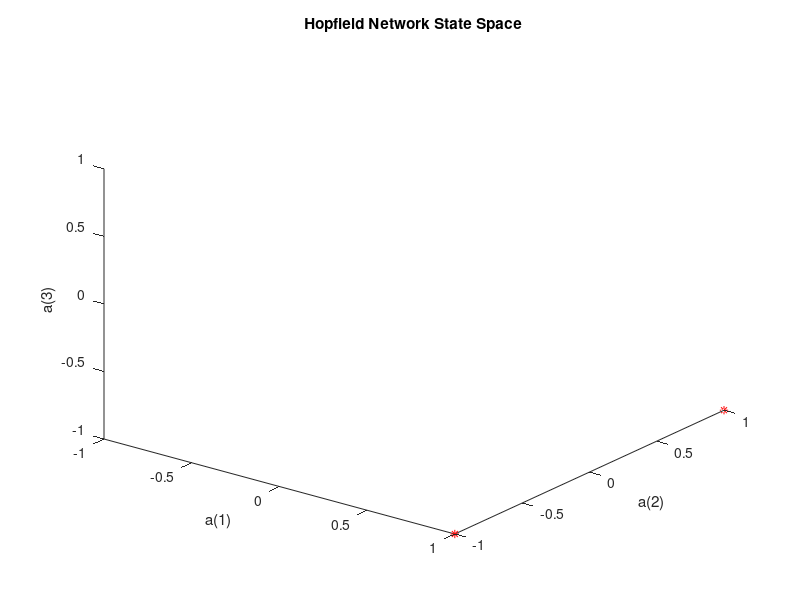

MATLAB code to generate this figure: (Note: this script raises an error after producing the figure.)
%% Hopfield Three Neuron Design
% A Hopfield network is designed with target stable points. The behavior of the
% Hopfield network for different initial conditions is studied.
% 
% Copyright 1992-2014 The MathWorks, Inc.

%%
% We would like to obtain a Hopfield network that has the two stable points
% defined by the two target (column) vectors in T.
 T = [+1 +1; ...
      -1 +1; ...
      -1 -1];

%%
% Here is a plot where the stable points are shown at the corners.  All possible
% states of the 2-neuron Hopfield network are contained within the plots
% boundaries.

axis([-1 1 -1 1 -1 1])
gca.box = 'on';
axis manual;
hold on;
plot3(T(1,:),T(2,:),T(3,:),'r*')
title('Hopfield Network State Space')
xlabel('a(1)');
ylabel('a(2)');
zlabel('a(3)');
view([37.5 30]);

%%
% The function NEWHOP creates Hopfield networks given the stable points T.

net = newhop(T);

%%
% Here we define a random starting point and simulate the Hopfield network for
% 50 steps.  It should reach one of its stable points.

a = {rands(3,1)};
[y,Pf,Af] = net({1 10},{},a);


%%
% We can make a plot of the Hopfield networks activity.
% 
% Sure enough, the network ends up at a designed stable point in the corner.

record = [cell2mat(a) cell2mat(y)];
start = cell2mat(a);
hold on
plot3(start(1,1),start(2,1),start(3,1),'bx', ...
   record(1,:),record(2,:),record(3,:))


%%
% We repeat the simulation for 25 more randomly generated initial conditions.

color = 'rgbmy';
for i = 1:25
   a = {rands(3,1)};
   [y,Pf,Af] = net({1 10},{},a);
   record = [cell2mat(a) cell2mat(y)];
   start = cell2mat(a);
   plot3(start(1,1),start(2,1),start(3,1),'kx', ...
      record(1,:),record(2,:),record(3,:),color(rem(i,5)+1))
end


%%
% Now we simulate the Hopfield for the following initial conditions, each a
% column vector of P.
%
% These points were exactly between the two target stable points.  The result is
% that they all move into the center of the state space, where an undesired
% stable point exists.

P = [ 1.0  -1.0  -0.5  1.00  1.00  0.0; ...
      0.0   0.0   0.0  0.00  0.00 -0.0; ...
     -1.0   1.0   0.5 -1.01 -1.00  0.0];
cla
plot3(T(1,:),T(2,:),T(3,:),'r*')
color = 'rgbmy';
for i = 1:6
   a = {P(:,i)};
   [y,Pf,Af] = net({1 10},{},a);
   record = [cell2mat(a) cell2mat(y)];
   start = cell2mat(a);
   plot3(start(1,1),start(2,1),start(3,1),'kx', ...
      record(1,:),record(2,:),record(3,:),color(rem(i,5)+1))
end


displayEndOfDemoMessage(mfilename)
